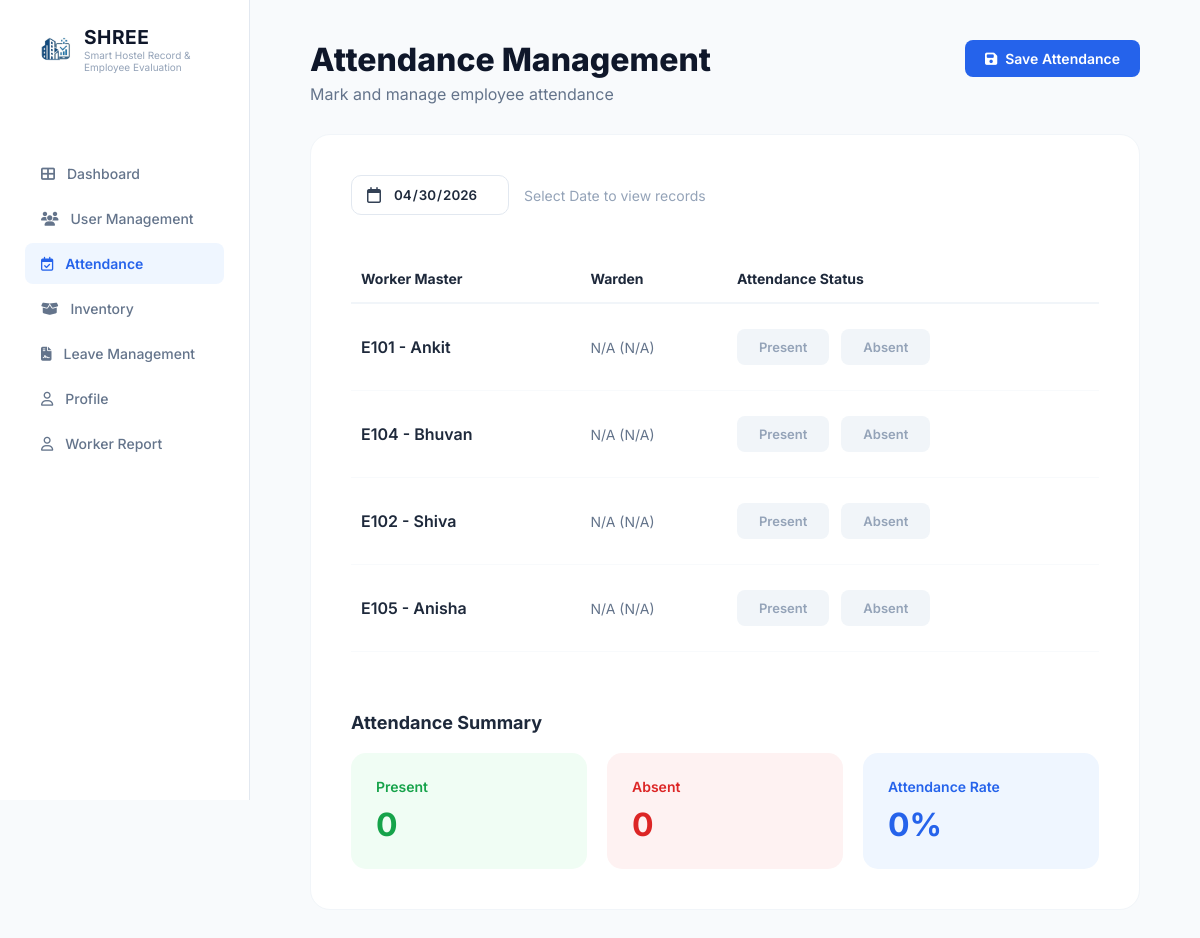
Page /Shree-admin/attendance/ (signed in) on the committed database.
### accounts/models.py (models this page shows, shortened)
class UniversityID(models.Model):
    ROLE_CHOICES = (
        ('warden', 'Warden'),
        ('worker', 'Worker'),
    )
    university_id = models.CharField(max_length=50, unique=True)
    full_name = models.CharField(max_length=100)
    role = models.CharField(max_length=20, choices=ROLE_CHOICES)
    is_used = models.BooleanField(default=False)

### Shree1/views.py (the view, shortened to what this page needs)
# urls.py: path('Shree-admin/attendance/', views.admin_attendance, name='admin_attendance'),
@login_required #sneha edit
def admin_attendance(request):
    master_workers = UniversityID.objects.filter(role='worker')
    today = timezone.now().date()
    today_str = today.strftime('%Y-%m-%d')
    selected_date_str = request.GET.get('date')
    if selected_date_str:
        try:
            current_date_obj = datetime.strptime(selected_date_str, '%Y-%m-%d').date()
            current_date_str = selected_date_str
        except ValueError:
            current_date_obj = today
            current_date_str = today_str
    else:
        current_date_obj = today
        current_date_str = today_str
    worker_data_list = []
    present_count = 0
    absent_count = 0
    attendances = list(Attendance.objects.filter(date=current_date_obj))
    if not attendances:
        attendances = list(Attendance.objects.filter(date=current_date_str))
    for master in master_workers:
        db_status = ""
        warden_name = "N/A"
        warden_id = "N/A"
        master_id_clean = str(master.university_id).strip().lower()
        if db_status.lower() == 'present':
            present_count += 1
        elif db_status.lower() == 'absent':
            absent_count += 1
        worker_data_list.append({
            'worker_id': master.university_id,
            'name': master.full_name,
            'status': db_status,
            'warden_name': warden_name,
            'warden_id': warden_id,
        })
    return render(request, 'Shree1/admin_attendance.html', {
        'workers': worker_data_list,
        'today_str': today_str,
        'current_date_str': current_date_str,
        'present_count': present_count,
        'absent_count': absent_count,
    })

### templates/Shree1/admin_attendance.html (shortened to what this page needs)
{% load static %}
<!doctype html>
<html lang="en">
  <head>
    <link
      rel="stylesheet"
      href="{% static 'Shree1/css/dashboardAdmin.css' %}"
    />
    <link
      rel="stylesheet"
      href="{% static 'Shree1/css/admin_attendance.css' %}"
    />
    <link
      rel="stylesheet"
      href="https://cdnjs.cloudflare.com/ajax/libs/font-awesome/6.5.1/css/all.min.css"
    />
  </head>
  <body>
    <div class="page-container">
      <aside class="sidebar">
        <div class="logo-section">
          <img src="{% static 'Shree1/images/logo_img.jpeg' %}" alt="SHREE Logo" class="nav-logo-file" style="width: 48px; height: 48px; border-radius: 10px; object-fit: contain;" />
          <div>
            <h2 class="logo-name">SHREE</h2>
            <p style="font-size: 10px; color: #94a3b8">Smart Hostel Record & Employee Evaluation</p>
          </div>
        </div>
        <nav class="side-nav">
          <a href="{% url 'admin_dashboard' %}" class="nav-link"
            ><i class="fa-solid fa-table-cells-large"></i> Dashboard</a
          >
          <a href="{% url 'admin_user_management' %}" class="nav-link"
            ><i class="fa-solid fa-users"></i> User Management</a
          >
          <a href="{% url 'admin_attendance' %}" class="nav-link active"
            ><i class="fa-regular fa-calendar-check"></i> Attendance</a
          >
          <a href="{% url 'admin_inventory' %}" class="nav-link"
            ><i class="fa-solid fa-box-open"></i> Inventory</a
          >
          <a href="{% url 'admin_leave_Management' %}" class="nav-link"
            ><i class="fa-solid fa-file-contract"></i> Leave Management</a
          >
          <a href="{% url 'admin_profile' %}" class="nav-link">
            <i class="fa-regular fa-user"></i> Profile
          </a>
          <a href="{% url 'worker_report' %}" class="nav-link">
            <i class="fa-regular fa-user"></i> Worker Report
          </a>
        </nav>
      </aside>
      <main class="main-body">
        <header class="main-header">
          <div class="header-left">
            <h1>Attendance Management</h1>
            <p>Mark and manage employee attendance</p>
          </div>
          <div class="header-right">
            <button type="submit" form="attendanceForm" class="save-btn">
              <i class="fa-solid fa-floppy-disk"></i> Save Attendance
            </button>
          </div>
        </header>
        <div class="white-card">
          <div class="date-selector-row">
            <div class="date-box">
              <i class="fa-regular fa-calendar"></i>
              <input
                type="date"
                id="attendanceDate"
                name="attendance_date"
                value="{{ current_date_str }}"
                max="{{ today_str }}"
                onchange="fetchAttendanceForDate(this.value)"
              />
            </div>
            <span class="label-text">Select Date to view records</span>
          </div>
          <form method="POST" id="attendanceForm">
            <table class="data-table">
              <thead>
                <tr>
                  <th>Worker Master</th>
                  <th>Warden</th>
                  <th>Attendance Status</th>
                </tr>
              </thead>
              <tbody>
                {% for worker in workers %}
                <tr>
                  <td class="name-cell">
                    {{ worker.worker_id }} - {{ worker.name }}
                  </td>
                  <td class="muted-cell">
                    {{ worker.warden_name }} ({{ worker.warden_id }})
                  </td>
                  <td>
                    <div class="toggle-group">
                      <label for="p_{{ worker.worker_id }}" class="lbl-present"
                        >Present</label
                      >
                      <label for="a_{{ worker.worker_id }}" class="lbl-absent"
                        >Absent</label
                      >
                    </div>
                  </td>
                </tr>
                {% endfor %}
              </tbody>
            </table>
          </form>
          <div class="summary-section">
            <h3>Attendance Summary</h3>
            <div class="summary-grid">
              <div class="sum-card green-sum">
                <span>Present</span>
                <h2 id="present-count">{{ present_count }}</h2>
              </div>
              <div class="sum-card red-sum">
                <span>Absent</span>
                <h2 id="absent-count">{{ absent_count }}</h2>
              </div>
              <div class="sum-card blue-sum">
                <span>Attendance Rate</span>
                <h2 id="attendance-rate">0%</h2>
              </div>
            </div>
          </div>
        </div>
      </main>
    </div>
  </body>
</html>

### static/Shree1/css/dashboardAdmin.css (style rules this page uses)
:root { --primary-blue: #2563eb; --primary-bg-blue: #eff6ff; --text-dark: #1e293b; --text-light: #64748b; --bg-main: #fafafa; --white: #ffffff; --border-color: #f1f5f9; --blue-accent: #3b82f6; --green-accent: #10b981; --red-accent: #ef4444; --yellow-accent: #f59e0b; --orange-accent: #f97316; }
* { margin: 0; padding: 0; box-sizing: border-box; font-family: "Inter", sans-serif; }
body { background-color: var(--bg-main); color: var(--text-dark); }
.sidebar { width: 250px; background: var(--white); border-right: 1px solid var(--border-color); padding: 20px 10px; display: flex; flex-direction: column; position: fixed; height: 100vh; left: 0; top: 0; z-index: 100; }
.logo-section { display: flex; align-items: center; gap: 12px; margin-bottom: 40px; padding-left: 15px; }
.nav-logo-file { width: 32px !important; height: auto !important; object-fit: contain; }
.logo-name { font-size: 1.2rem; font-weight: 700; color: #0f172a; letter-spacing: 0.5px; }
.header-right { display: flex; align-items: center; gap: 25px; }

### static/Shree1/css/admin_attendance.css (style rules this page uses)
body { margin: 0; font-family: "Inter", sans-serif; background-color: #f8fafc; color: #334155; }
.page-container { display: flex; min-height: 100vh; }
.sidebar { width: 250px; background: white; padding: 25px; position: fixed; height: 100vh; border-right: 1px solid #e2e8f0; }
.side-nav { margin-top: 40px; display: flex; flex-direction: column; gap: 4px; }
.nav-link { display: flex; align-items: center; gap: 12px; padding: 12px 16px; text-decoration: none; color: #64748b; border-radius: 8px; font-size: 14px; font-weight: 500; }
.nav-link.active { background: #eff6ff; color: #2563eb; font-weight: 600; }
.main-body { flex: 1; margin-left: 250px; padding: 40px 60px; }
.main-header { display: flex; justify-content: space-between; align-items: flex-start; margin-bottom: 30px; }
.main-header h1 { font-size: 32px; margin: 0; color: #0f172a; font-weight: 800; }
.main-header p { margin: 5px 0 0 0; color: #64748b; }
.header-right { display: flex; align-items: center; gap: 15px; }
.save-btn { background: #2563eb; color: white; border: none; padding: 10px 20px; border-radius: 8px; font-weight: 600; font-size: 14px; cursor: pointer; display: flex; align-items: center; gap: 8px; }
.white-card { background: white; border-radius: 20px; padding: 40px; border: 1px solid #f1f5f9; }
.date-selector-row { display: flex; align-items: center; gap: 15px; margin-bottom: 40px; }
.date-box { background: white; border: 1px solid #e2e8f0; padding: 10px 15px; border-radius: 10px; display: flex; align-items: center; gap: 12px; position: relative; }
.date-box input { border: none; font-weight: 600; color: #1e293b; width: 100px; outline: none; }
.label-text { color: #94a3b8; font-size: 14px; }
#attendanceDate { border: none; font-family: "Inter", sans-serif; font-weight: 600; color: #1e293b; outline: none; cursor: pointer; background: transparent; }
.data-table { width: 100%; border-collapse: collapse; }
.data-table th { text-align: left; padding: 15px 10px; color: #1e293b; border-bottom: 2px solid #f1f5f9; font-size: 14px; }
.data-table td { padding: 25px 10px; border-bottom: 1px solid #f8fafc; }
.name-cell { font-weight: 600; color: #1e293b; }
.muted-cell { color: #64748b; font-size: 14px; }
.toggle-group { display: flex; gap: 12px; }
.lbl-present, .lbl-absent { padding: 10px 22px; border-radius: 8px; font-size: 13px; font-weight: 600; cursor: pointer; background: #f1f5f9; color: #94a3b8; min-width: 85px; text-align: center; transition: 0.2s; }
.summary-section { margin-top: 60px; }
.summary-section h3 { font-size: 18px; margin-bottom: 20px; color: #1e293b; }
.summary-grid { display: grid; grid-template-columns: repeat(3, 1fr); gap: 20px; }
.sum-card { padding: 25px; border-radius: 15px; }
.sum-card span { font-size: 14px; font-weight: 600; margin-bottom: 10px; display: block; }
.sum-card h2 { margin: 0; font-size: 32px; font-weight: 700; }
.green-sum { background: #f0fdf4; color: #16a34a; }
.red-sum { background: #fef2f2; color: #dc2626; }
.blue-sum { background: #eff6ff; color: #2563eb; }

### rows in the picture
UniversityID: worker_id "E101", name "Ankit"
UniversityID: worker_id "E104", name "Bhuvan"
UniversityID: worker_id "E102", name "Shiva"
UniversityID: worker_id "E105", name "Anisha"

### other values in the picture
{{ worker.warden_name }} "N/A" "N/A" "N/A" "N/A"
{{ worker.warden_id }} "N/A" "N/A" "N/A" "N/A"
{{ present_count }} "0"
{{ absent_count }} "0"
